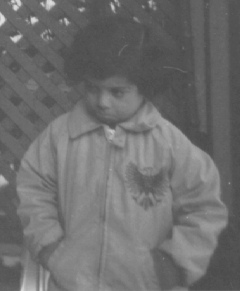
%> input picture Lec+Lab_2 Image Histogramm/Lab_2/pout.jpg, 240 x 291 px
$ octave Lab2_.m   (GNU Octave 9; MATLAB toolbox functions it lacks are replaced by stand-ins)
%> lines starting %> are read from the running program, lines starting %| are printed output that depends on the picture; in (x1, y1, x2, y2) boxes, pixels count from 0 and x2, y2 are one past the last pixel; in counts of white or black regions, pixels touching at a corner belong together; the program's own positions count from 1
clear all
clc

im = imread('pout.jpg');
%> im is the input picture: size 291x240x3 uint8; min 74, max 225, mean 110.3

gray_image = rgb2gray(im);
binary_image = im2bw(gray_image);
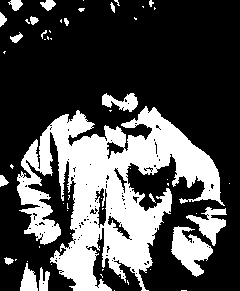
%> binary_image: size 291x240 logical; 30.1% white; 56 white regions (38 under 20 px), largest, box (x1, y1, x2, y2) and area: (17, 106, 225, 291) 17579, (171, 226, 213, 277) 1134, (186, 207, 227, 246) 655

figure
subplot(2,2,1)
imshow(im)
subplot(2,2,2)
imshow(gray_image);
subplot(2,2,3)
imshow(binary_image);

imrows=size(im,1);
%> imrows = 291
imcols=size(im,2);
%> imcols = 240

imcol=uint8(zeros(imrows, imcols,3));
imcol(:,:,1)= gray_image; %RED level
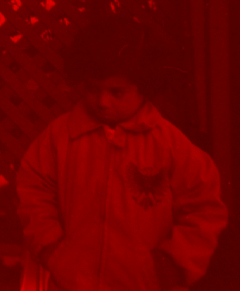
%> imcol: size 291x240x3 uint8; mean R, G, B 110.3, 0, 0
imcol(:,:,2)= gray_image; %GREEN level
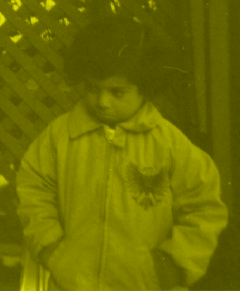
%> imcol: size 291x240x3 uint8; mean R, G, B 110.3, 110.3, 0
imcol(:,:,3)= gray_image; %BLUE level

for i=1:imrows
   for  j=1:imcols
    if i < imrows/2 && j<imcols/2
       imcol(i,j,1)= imcol(i,j,1)+ 100;
    end
 %imcol(:,:,2)= imcol(:,:,2)+100;
%imcol(:,:,3)= imcol(:,:,3)+100;
    end
end
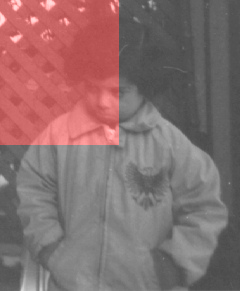
%> imcol: size 291x240x3 uint8; mean R, G, B 134.8, 110.3, 110.3

subplot(2,2,4)
imshow(imcol);
